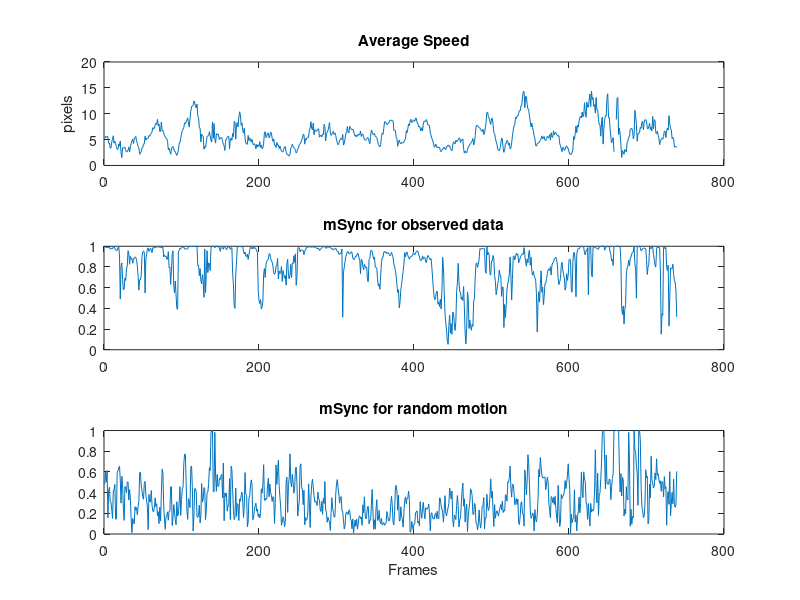

This figure's MATLAB source:
%%
load('data_92700/tracks.mat')

tracks(:,3) = tracks(:,3)-162; %[x, y, frameNum, ptId]

%% Vels

nId = max(tracks(:,4));
nFrms = max(tracks(:,3));
nPts = size(tracks,1);

velTracks = zeros(nPts,2); %[vel amp, vel dir (degrees)]
velBrownian = zeros(nPts,2);
bDir = (rand(1,nId)-0.5)*2*180;

for id=1:nId
    indx = find(tracks(:,4)==id);
    trId = tracks(indx,1:2);
    
    dtrId = diff(trId,1,1);
    if isempty(dtrId)
        dtrId = [0,0];
    else
        dtrId = [dtrId; dtrId(end,:)];
    end
    
    vAmp = sqrt(dtrId(:,1).^2 + dtrId(:,2).^2);
    vDir = atan2d(dtrId(:,2), dtrId(:,1));
    
    velTracks(indx,:) = [vAmp, vDir]; 
    
    velBrownian(indx,1) = vAmp;
    velBrownian(indx,2) = bDir(id);
end
clearvars indx trId dtrId vAmp vDir bDir

%%
avgVelVec = zeros(nFrms,3); %[avg Am, avg Ang, numFish]
avgSpeed = zeros(nFrms,3);

avgVelB = zeros(nFrms,3);

for fm = 1:nFrms
    indx = find(tracks(:,3)==fm);
    lindx = length(indx);
    velSub = velTracks(indx,:);
    
    velVec = velSub(:,1).*exp(1i*deg2rad(velSub(:,2)));
    velVec = sum(velVec);
    
    avgVelVec(fm,1) = abs(velVec)/lindx;
    avgVelVec(fm,2) = rad2deg(angle(velVec));
    avgVelVec(fm,3) = lindx;
    
    avgSpeed(fm,1:2) = mean(velSub,1);
    avgSpeed(fm,3) = lindx;
    
    velB = velBrownian(indx,:);
    velB = velB(:,1).*exp(1i*deg2rad(velB(:,2)));
    velB = sum(velB);
    avgVelB(fm,1) = abs(velB)/lindx;
    avgVelB(fm,2) = rad2deg(angle(velB));
    avgVelB(fm,3) = lindx;
end
clearvars indx lindx velSub velVec velB

%% mSync
mSync = avgVelVec(:,1)./avgSpeed(:,1);
mSyncB = avgVelB(:,1)./avgSpeed(:,1);

%%
figure, subplot(3,1,1), plot(avgSpeed(:,1)); title 'Average Speed'; ylabel('pixels');
subplot(3,1,2), plot(mSync), ylim([0,1]); title 'mSync for observed data';
subplot(3,1,3), plot(mSyncB), ylim([0,1]); title 'mSync for random motion';
xlabel('Frames')
